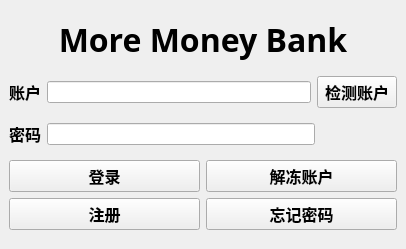
<?xml version="1.0" encoding="UTF-8"?>
<ui version="4.0">
 <class>StartUI</class>
 <widget class="QMainWindow" name="StartUI">
  <property name="geometry">
   <rect>
    <x>0</x>
    <y>0</y>
    <width>406</width>
    <height>249</height>
   </rect>
  </property>
  <property name="windowTitle">
   <string>登陆</string>
  </property>
  <widget class="QWidget" name="centralwidget">
   <layout class="QVBoxLayout" name="verticalLayout">
    <item>
     <widget class="QLabel" name="UITitle">
      <property name="sizePolicy">
       <sizepolicy hsizetype="Minimum" vsizetype="Maximum">
        <horstretch>0</horstretch>
        <verstretch>0</verstretch>
       </sizepolicy>
      </property>
      <property name="font">
       <font>
        <family>Adobe Arabic</family>
        <pointsize>24</pointsize>
        <weight>75</weight>
        <bold>true</bold>
       </font>
      </property>
      <property name="mouseTracking">
       <bool>false</bool>
      </property>
      <property name="layoutDirection">
       <enum>Qt::LeftToRight</enum>
      </property>
      <property name="autoFillBackground">
       <bool>false</bool>
      </property>
      <property name="text">
       <string>More Money Bank</string>
      </property>
      <property name="alignment">
       <set>Qt::AlignCenter</set>
      </property>
     </widget>
    </item>
    <item>
     <layout class="QHBoxLayout" name="LayHAccout">
      <item>
       <widget class="QLabel" name="Account">
        <property name="font">
         <font>
          <family>Adobe Arabic</family>
          <pointsize>12</pointsize>
          <weight>75</weight>
          <bold>true</bold>
         </font>
        </property>
        <property name="text">
         <string>账户</string>
        </property>
       </widget>
      </item>
      <item>
       <widget class="QLineEdit" name="InAccount">
        <property name="clearButtonEnabled">
         <bool>false</bool>
        </property>
       </widget>
      </item>
      <item>
       <widget class="QPushButton" name="btcheckAccount">
        <property name="font">
         <font>
          <pointsize>12</pointsize>
          <weight>75</weight>
          <bold>true</bold>
         </font>
        </property>
        <property name="text">
         <string>检测账户</string>
        </property>
       </widget>
      </item>
     </layout>
    </item>
    <item>
     <layout class="QHBoxLayout" name="LayHPwd">
      <property name="topMargin">
       <number>0</number>
      </property>
      <item>
       <widget class="QLabel" name="Password">
        <property name="font">
         <font>
          <family>Adobe Arabic</family>
          <pointsize>12</pointsize>
          <weight>75</weight>
          <bold>true</bold>
         </font>
        </property>
        <property name="text">
         <string>密码</string>
        </property>
       </widget>
      </item>
      <item>
       <widget class="QLineEdit" name="InPassword"/>
      </item>
      <item>
       <spacer name="horizontalSpacer">
        <property name="orientation">
         <enum>Qt::Horizontal</enum>
        </property>
        <property name="sizeType">
         <enum>QSizePolicy::Preferred</enum>
        </property>
        <property name="sizeHint" stdset="0">
         <size>
          <width>82</width>
          <height>20</height>
         </size>
        </property>
       </spacer>
      </item>
     </layout>
    </item>
    <item>
     <layout class="QGridLayout" name="LayGridBt">
      <item row="5" column="1">
       <widget class="QPushButton" name="btForgetPw">
        <property name="sizePolicy">
         <sizepolicy hsizetype="Minimum" vsizetype="Maximum">
          <horstretch>0</horstretch>
          <verstretch>0</verstretch>
         </sizepolicy>
        </property>
        <property name="font">
         <font>
          <pointsize>12</pointsize>
          <weight>75</weight>
          <bold>true</bold>
         </font>
        </property>
        <property name="text">
         <string>忘记密码</string>
        </property>
       </widget>
      </item>
      <item row="4" column="1">
       <widget class="QPushButton" name="btUnLock">
        <property name="sizePolicy">
         <sizepolicy hsizetype="Minimum" vsizetype="Maximum">
          <horstretch>0</horstretch>
          <verstretch>0</verstretch>
         </sizepolicy>
        </property>
        <property name="font">
         <font>
          <pointsize>12</pointsize>
          <weight>75</weight>
          <bold>true</bold>
         </font>
        </property>
        <property name="text">
         <string>解冻账户</string>
        </property>
       </widget>
      </item>
      <item row="5" column="0">
       <widget class="QPushButton" name="btRegister">
        <property name="sizePolicy">
         <sizepolicy hsizetype="Minimum" vsizetype="Maximum">
          <horstretch>0</horstretch>
          <verstretch>0</verstretch>
         </sizepolicy>
        </property>
        <property name="font">
         <font>
          <pointsize>12</pointsize>
          <weight>75</weight>
          <bold>true</bold>
         </font>
        </property>
        <property name="text">
         <string>注册</string>
        </property>
       </widget>
      </item>
      <item row="4" column="0">
       <widget class="QPushButton" name="btLogin">
        <property name="sizePolicy">
         <sizepolicy hsizetype="Minimum" vsizetype="Maximum">
          <horstretch>0</horstretch>
          <verstretch>0</verstretch>
         </sizepolicy>
        </property>
        <property name="font">
         <font>
          <pointsize>12</pointsize>
          <weight>75</weight>
          <bold>true</bold>
         </font>
        </property>
        <property name="text">
         <string>登录</string>
        </property>
       </widget>
      </item>
     </layout>
    </item>
   </layout>
  </widget>
 </widget>
 <tabstops>
  <tabstop>InAccount</tabstop>
  <tabstop>InPassword</tabstop>
  <tabstop>btcheckAccount</tabstop>
 </tabstops>
 <resources/>
 <connections/>
</ui>
